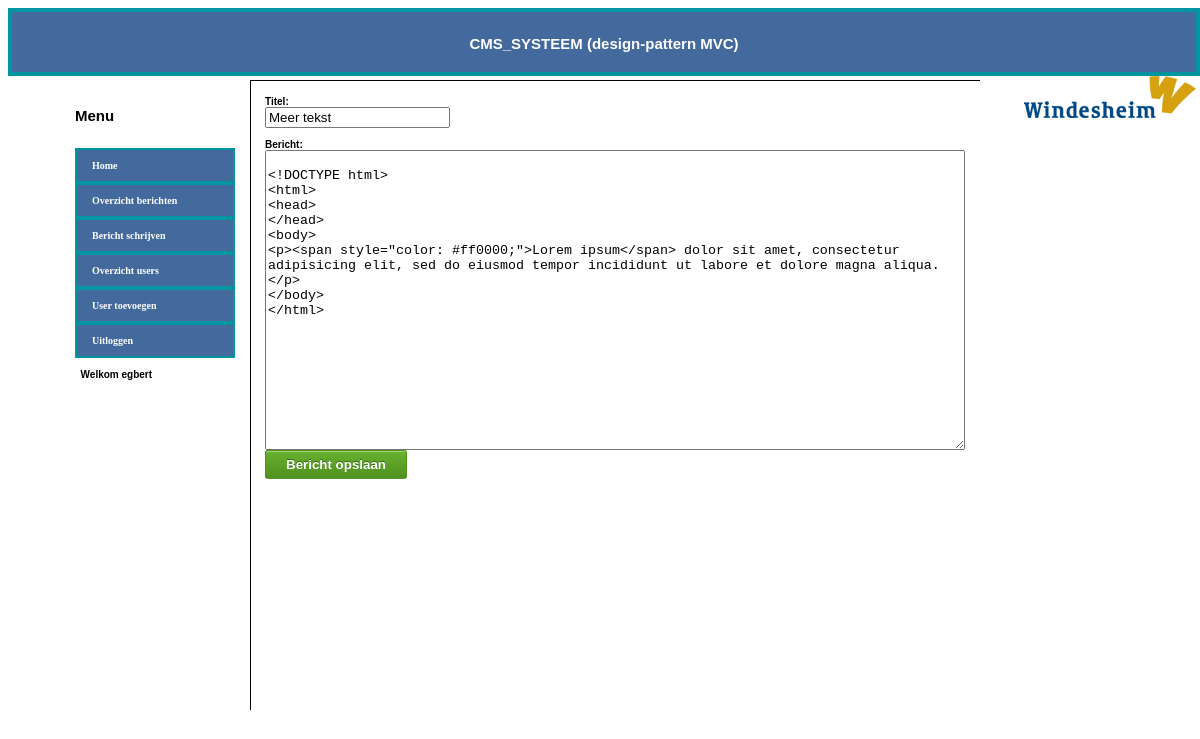
/view/bericht_bewerken_form.php?id=43 (signed in), run on the app's committed database.
### tables this page shows
CREATE TABLE IF NOT EXISTS `message` (
  `id` int(11) NOT NULL AUTO_INCREMENT,
  `title` varchar(300) NOT NULL,
  `content` text NOT NULL,
  PRIMARY KEY (`id`)
);

### view/bericht_bewerken_form.php (the view, shortened to what this page needs)
<link type='text/css' rel='stylesheet' href='css/style.css'/>
<body>
<div id="form">
<?php
include 'includes/header.php';
?>
</div>
<div id="menu">
<?php
include 'includes/menu.php';
?>
</div>
<div id="editor">
<form method="post" action="../controller/bericht_bewerken.php">
Titel: <br><input name="mce_0" type="text" value="
<?php include '../model/connect.php'; $id=$_GET['id'];
$sql="SELECT title FROM message WHERE id='$id'";
$result=mysqli_query($conn,$sql);
while(list($titel)=mysqli_fetch_row($result))
			{ echo "$titel"; } ?>"/><br /><br />Bericht:<br>
<textarea name="mce_2" style="width:100%; height:300px;" placeholder="Bericht">
<?php include '../model/connect.php'; $id=$_GET['id'];
$sql="SELECT content FROM message WHERE id='$id'";
$result=mysqli_query($conn,$sql);
while(list($tekst)=mysqli_fetch_row($result))
			{ echo "$tekst"; } ?>
</textarea>   <br>
    <button class="submit" type="submit">Bericht opslaan</button>
</form>
</div>
    </body>
</html>

### view/css/style.css (style rules this page uses)
#form { top:0px; left:0px; width:100%; height:60px; border:4px solid RGB(0, 149, 159); background-color:#44699C; color:#FFF; border-spacing: 0px 0px; }
#menu { position:absolute; left:20px; top:80px; width:200px; height:600px; border-right: 1px solid #000000; padding:15px; }
#editor { position:absolute; width:700px; height:600px; top:80px; left:250px; border-top: 1px solid #000000; padding:15px; }
body { font-family: Arial, Helvetica, sans-serif; font-size: 10px; color: #000000; }
button.submit { background-color: #68b12f; background: -webkit-gradient(linear, left top, left bottom, from(#68b12f), to(#50911e)); background: -webkit-linear-gradient(top, #68b12f, #50911e); background: -moz-linear-gradient(top, #68b12f, #50911e); background: -ms-linear-gradient(top, #68b12f, #50911e); background: -o-linear-gradient(top, #68b12f, #50911e); background: linear-gradient(top, #68b12f, #50911e); border: 1px solid #509111; border-bottom: 1px solid #5b992b; border-radius: 3px; -webkit-border-radius: 3px; -moz-border-radius: 3px; -ms-border-radius: 3px; -o-border-radius: 3px; box-shadow: inset 0 1px 0 0 #9fd574; -webkit-box-shadow: 0 1px 0 0 #9fd574 inset ; -moz-box-shadow: 0 1px 0 0 #9fd574 inset; -ms-box-shadow: 0 1px 0 0 #9fd574 inset; -o-box-shadow: 0 1px 0 0 #9fd574 inset; color: white; font-weight: bold; padding: 6px 20px; text-align: center; text-shadow: 0 -1px 0 #396715; }

### data on the page
message: mce_0 "Meer tekst", mce_2 "<!DOCTYPE html> <html> <head> </head> <body> <p><span style=\"color: #ff0000;\">Lorem ipsum</span> dolor sit amet, consectetur adipisicing elit, sed do eiusmod tempor incididunt ut labore et dolore magna aliqua.</p> </body> </html>"

### other printed values
$_SESSION['firstname'] "egbert"
